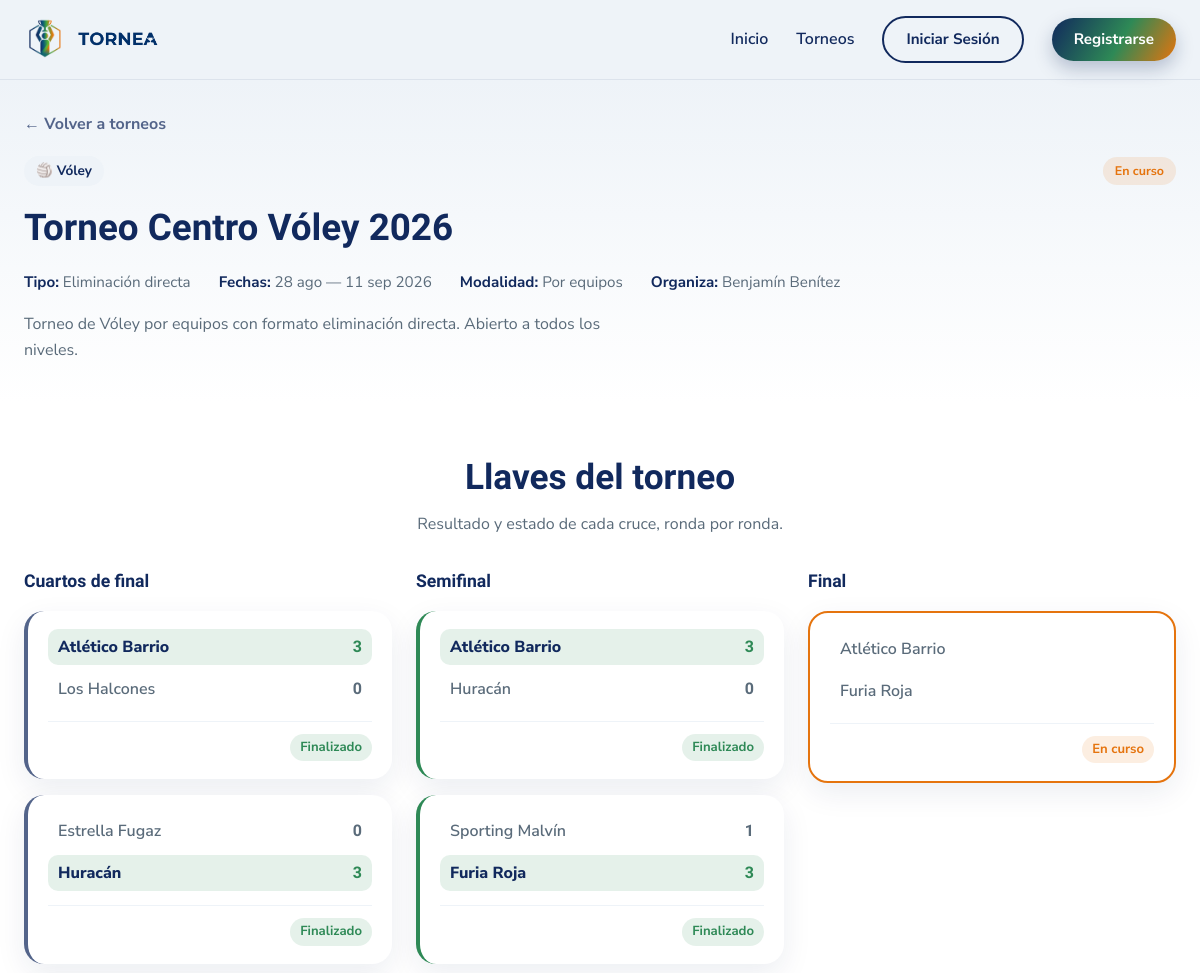
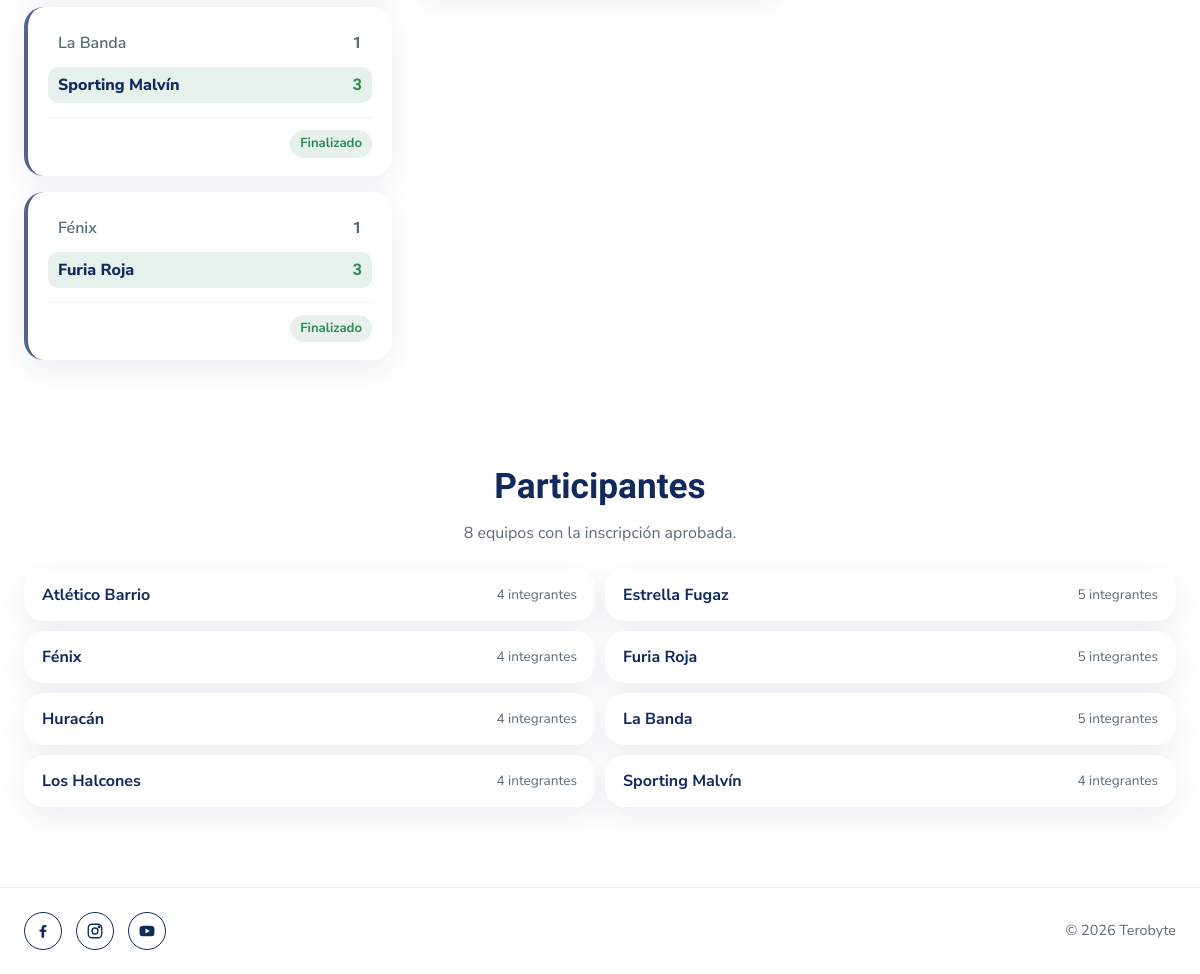
The page /app/views/torneo-detalle.php?id=11 on the database its author committed (2 pictures, top to bottom).
### tables this page shows
CREATE TABLE torneos (
  id INT AUTO_INCREMENT PRIMARY KEY,
  nombre VARCHAR(150) NOT NULL,
  descripcion TEXT,
  deporte VARCHAR(100),
  tipo ENUM('liga','eliminacion','suizo') NOT NULL,
  modalidad ENUM('individual','equipo') NOT NULL DEFAULT 'individual',
  fecha_inicio DATE,
  fecha_fin DATE,
  estado ENUM('borrador','publicado','en_curso','finalizado') DEFAULT 'borrador',
  created_at TIMESTAMP DEFAULT CURRENT_TIMESTAMP
);

CREATE TABLE rondas (
  id INT AUTO_INCREMENT PRIMARY KEY,
  torneo_id INT NOT NULL,
  numero INT NOT NULL,
  estado ENUM('pendiente','en_curso','finalizada') DEFAULT 'pendiente',
  FOREIGN KEY (torneo_id) REFERENCES torneos(id) ON DELETE CASCADE
);

CREATE TABLE resultados (
  id INT AUTO_INCREMENT PRIMARY KEY,
  enfrentamiento_id INT NOT NULL UNIQUE,
  score_local INT DEFAULT 0,
  score_visitante INT DEFAULT 0,
  registrado_por INT,
  created_at TIMESTAMP DEFAULT CURRENT_TIMESTAMP,
  FOREIGN KEY (enfrentamiento_id) REFERENCES enfrentamientos(id) ON DELETE CASCADE,
  FOREIGN KEY (registrado_por) REFERENCES usuarios(id) ON DELETE SET NULL
);

CREATE TABLE enfrentamientos (
  id INT AUTO_INCREMENT PRIMARY KEY,
  ronda_id INT NOT NULL,
  participante_local_id INT,
  participante_visitante_id INT,
  estado ENUM('pendiente','en_curso','finalizado') DEFAULT 'pendiente',
  FOREIGN KEY (ronda_id) REFERENCES rondas(id) ON DELETE CASCADE,
  FOREIGN KEY (participante_local_id) REFERENCES participantes(id) ON DELETE SET NULL,
  FOREIGN KEY (participante_visitante_id) REFERENCES participantes(id) ON DELETE SET NULL
);

CREATE TABLE participantes (
  id INT AUTO_INCREMENT PRIMARY KEY,
  torneo_id INT NOT NULL,
  usuario_id INT,
  equipo_id INT,
  tipo ENUM('individual','equipo') NOT NULL,
  estado ENUM('pendiente','aprobado','rechazado') DEFAULT 'pendiente',
  created_at TIMESTAMP DEFAULT CURRENT_TIMESTAMP,
  FOREIGN KEY (torneo_id) REFERENCES torneos(id) ON DELETE CASCADE,
  FOREIGN KEY (usuario_id) REFERENCES usuarios(id) ON DELETE SET NULL,
  FOREIGN KEY (equipo_id) REFERENCES equipos(id) ON DELETE SET NULL
);

### app/views/torneo-detalle.php (the view, shortened to what the rows shown need)
<?php
require_once __DIR__ . '/../models/torneo.php';
require_once __DIR__ . '/../helpers/formato.php';
$modelo = new Torneo();
$id = (int) ($_GET['id'] ?? 0);
$torneo = $modelo->buscarPorId($id);
$usuario_id = $_SESSION['usuario']['id'] ?? 0;
$puede_gestionar = $torneo && $modelo->puedeGestionar($id, $usuario_id);
$gestiona_como_admin = $puede_gestionar && !$modelo->esOrganizador($id, $usuario_id);
if ($torneo && $torneo['estado'] === 'borrador' && !$gestiona_como_admin) {
    $volver = ['url' => '/tornea/app/views/perfil.php', 'texto' => 'Volver a mis torneos'];
} else {
    $volver = ['url' => '/tornea/app/views/torneos.php', 'texto' => 'Volver a torneos'];
}
if (!$torneo) {
    http_response_code(404);
} else {
    $organizadores = $modelo->listarOrganizadores($id);
    $participantes = $modelo->listarParticipantes($id);
    $rondas = $modelo->listarRondas($id);
    $es_por_equipos = $torneo['modalidad'] === 'equipo';
    $modalidad = $es_por_equipos ? 'Por equipos' : 'Individual';
    $mensajes = [
        'borrador' => 'El torneo todavía es un borrador: publicalo para abrir la inscripción.',
        'publicado' => 'Las rondas se generan cuando arranca el torneo.',
        'en_curso' => 'Todavía no se generaron las rondas.',
        'finalizado' => 'Este torneo no tiene rondas registradas.',
    ];
    $mensaje_sin_rondas = $mensajes[$torneo['estado']];
    if ($torneo['tipo'] === 'eliminacion') {
        $llave = [];
        $total_rondas = count($participantes) >= 2 ? (int) ceil(log(count($participantes), 2)) : count($rondas);
        for ($k = 1; $k <= max($total_rondas, count($rondas)); $k++) {
            if (isset($rondas[$k - 1])) {
                $enfrentamientos = $rondas[$k - 1]['enfrentamientos'];
            } else {
                $enfrentamientos = array_fill(0, (int) pow(2, $total_rondas - $k), null);
            }
            $llave[] = ['cruces' => count($enfrentamientos), 'enfrentamientos' => $enfrentamientos];
        }
        $ultima = end($llave);
    }
}
?>
<!DOCTYPE html>
<html lang="es">
<head>
  <link rel="stylesheet" href="/tornea/css/style.css" />
  <link rel="stylesheet" href="/tornea/css/torneos.css?v=3" />
  <link rel="stylesheet" href="/tornea/css/torneo-detalle.css?v=5" />
</head>
<body>
  <main>
    <section class="torneo-detalle-hero">
      <div class="container">
        <a href="<?= $volver['url'] ?>" class="volver-link">← <?= $volver['texto'] ?></a>
        <?php if (!$torneo): ?>
          <h1 class="torneo-detalle-nombre">Torneo no encontrado</h1>
          <p class="torneo-detalle-descripcion">El torneo que buscás no existe o todavía no fue publicado.</p>
        <?php else: ?>
          <div class="torneo-detalle-top">
            <span class="torneo-badge"><?= iconoDeporte($torneo['deporte']) ?> <?= e($torneo['deporte']) ?></span>
            <span class="torneo-estado <?= claseEstado($torneo['estado']) ?>"><?= etiquetaEstado($torneo['estado']) ?></span>
          </div>
          <h1 class="torneo-detalle-nombre"><?= e($torneo['nombre']) ?></h1>
          <ul class="torneo-detalle-datos">
            <li><strong>Tipo:</strong> <?= etiquetaTipo($torneo['tipo']) ?></li>
            <li><strong>Fechas:</strong> <?= formatearFechas($torneo['fecha_inicio'], $torneo['fecha_fin']) ?></li>
            <li><strong>Modalidad:</strong> <?= $modalidad ?></li>
            <li><strong>Organiza:</strong> <?= e(implode(', ', array_column($organizadores, 'nombre'))) ?></li>
          </ul>
          <?php if (trim((string) $torneo['descripcion']) !== ''): ?>
            <p class="torneo-detalle-descripcion"><?= nl2br(e($torneo['descripcion'])) ?></p>
          <?php endif; ?>
        <?php endif; ?>
      </div>
    </section>
    <?php if ($torneo): ?>
      <?php if ($torneo['tipo'] === 'eliminacion'): ?>
        <section class="bracket-section">
          <div class="container">
            <h2 class="section-title">Llaves del torneo</h2>
            <?php if ($llave): ?>
              <div class="bracket">
                <?php foreach ($llave as $ronda): ?>
                  <div class="bracket-round">
                    <h3 class="bracket-round-title"><?= nombreRondaEliminacion($ronda['cruces']) ?></h3>
                    <div class="bracket-matches">
                      <?php $es_final = $ronda['cruces'] === 1; ?>
                      <?php foreach ($ronda['enfrentamientos'] as $en): ?>
                        <?php include __DIR__ . '/partials/match-card.php'; ?>
                      <?php endforeach; ?>
                    </div>
                  </div>
                <?php endforeach; ?>
              </div>
            <?php else: ?>
              <p class="detalle-vacio"><?= $mensaje_sin_rondas ?></p>
            <?php endif; ?>
          </div>
        </section>
      <?php endif; ?>
      <section class="participantes-section">
        <div class="container">
          <h2 class="section-title">Participantes</h2>
          <?php if ($participantes): ?>
            <ul class="participantes-lista">
              <?php foreach ($participantes as $p): ?>
                <li class="participante-item">
                  <span class="participante-nombre"><?= e($p['nombre']) ?></span>
                  <?php if ($p['tipo'] === 'equipo'): ?>
                    <span class="participante-extra"><?= (int) $p['miembros'] ?> integrantes</span>
                  <?php endif; ?>
                </li>
              <?php endforeach; ?>
            </ul>
          <?php else: ?>
            <p class="detalle-vacio">Todavía no hay participantes aprobados.</p>
          <?php endif; ?>
        </div>
      </section>
    <?php endif; ?>
  </main>
</body>
</html>

### app/views/partials/match-card.php (shortened to what the rows shown need)
<?php
$tiene_resultado = $en && $en['score_local'] !== null;
$gana_local = $tiene_resultado && $en['score_local'] > $en['score_visitante'];
$gana_visitante = $tiene_resultado && $en['score_visitante'] > $en['score_local'];
$estado_en = $en ? $en['estado'] : 'pendiente';
?>
<article class="match-card<?= !empty($es_final) ? ' match-card-final' : '' ?>">
  <div class="match-teams">
    <div class="match-team<?= $gana_local ? ' match-team-ganador' : '' ?>">
      <span class="match-team-nombre"><?= $en ? e($en['local']) : 'Por definir' ?></span>
      <?php if ($tiene_resultado): ?>
        <span class="match-team-score"><?= (int) $en['score_local'] ?></span>
      <?php endif; ?>
    </div>
    <div class="match-team<?= $gana_visitante ? ' match-team-ganador' : '' ?>">
      <span class="match-team-nombre"><?= $en ? e($en['visitante']) : 'Por definir' ?></span>
      <?php if ($tiene_resultado): ?>
        <span class="match-team-score"><?= (int) $en['score_visitante'] ?></span>
      <?php endif; ?>
    </div>
  </div>
  <div class="match-meta">
    <span class="match-estado match-estado-<?= str_replace('_', '-', $estado_en) ?>"><?= etiquetaEstadoPartido($estado_en) ?></span>
  </div>
</article>

### rows shown on the page
torneos: deporte "🏐", deporte "Vóley", estado "En curso", nombre "Torneo Centro Vóley 2026", tipo "Eliminación directa", fecha_inicio+fecha_fin "28 ago — 11 sep 2026", modalidad "Por equipos", descripcion "Torneo de Vóley por equipos con formato eliminación directa. Abierto a todos los niveles."
rondas: local "Atlético Barrio", resultados.score_local "3", visitante "Los Halcones", resultados.score_visitante "0", enfrentamientos.estado "Finalizado", local "Estrella Fugaz", resultados.score_local "0", visitante "Huracán", resultados.score_visitante "3", local "La Banda", resultados.score_local "1", visitante "Sporting Malvín", local "Fénix", visitante "Furia Roja"
rondas: local "Atlético Barrio", resultados.score_local "3", visitante "Huracán", resultados.score_visitante "0", enfrentamientos.estado "Finalizado", local "Sporting Malvín", resultados.score_local "1", visitante "Furia Roja", resultados.score_visitante "3"
enfrentamientos: local "Atlético Barrio", visitante "Furia Roja", estado "En curso"
participantes: nombre "Atlético Barrio", miembros "4"
participantes: nombre "Estrella Fugaz", miembros "5"
participantes: nombre "Fénix", miembros "4"
participantes: nombre "Furia Roja", miembros "5"
participantes: nombre "Huracán", miembros "4"
participantes: nombre "La Banda", miembros "5"
participantes: nombre "Los Halcones", miembros "4"
participantes: nombre "Sporting Malvín", miembros "4"

### other values the page prints
$volver['texto'] "Volver a torneos"
implode(', ', array_column($organizadores, 'nombre')) "Benjamín Benítez"
nombreRondaEliminacion($ronda['cruces']) "Cuartos de final"
nombreRondaEliminacion($ronda['cruces']) "Semifinal"
nombreRondaEliminacion($ronda['cruces']) "Final"
count($participantes) "8"
